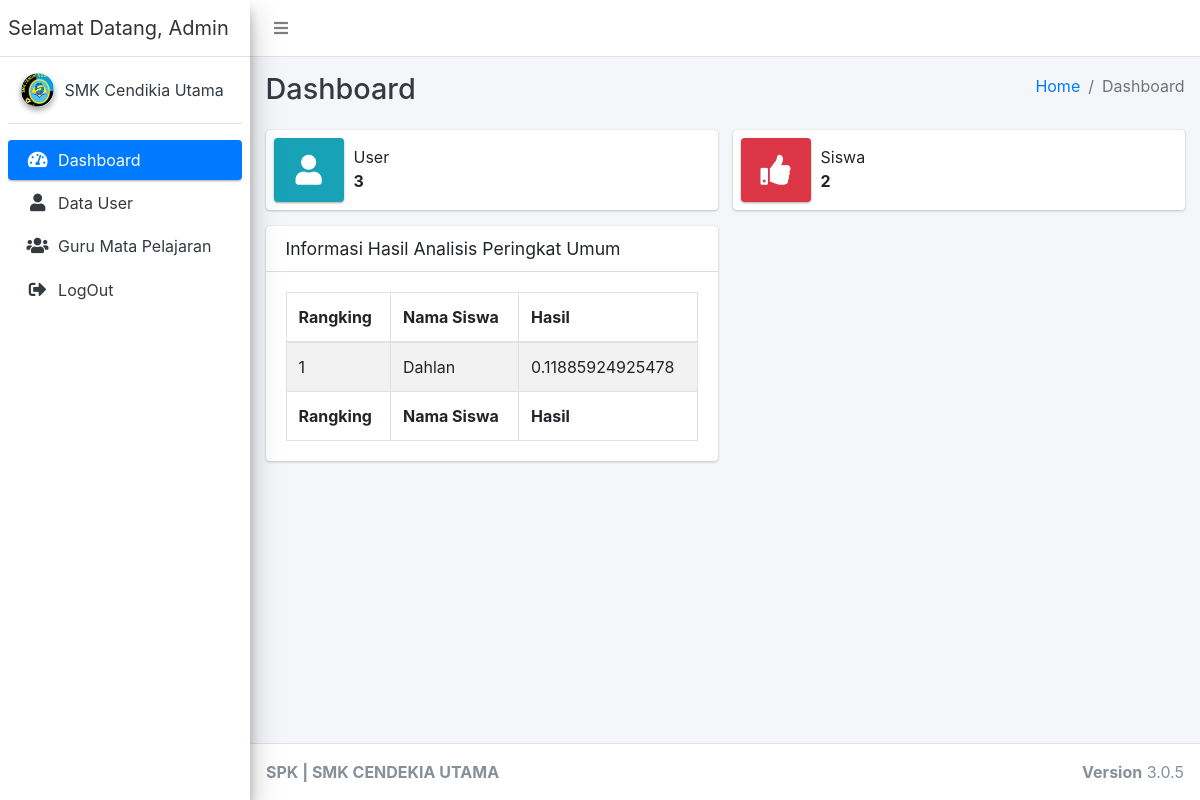
Page /index.php/Admin/cDashboardAdmin (signed in) on the earlier database version.
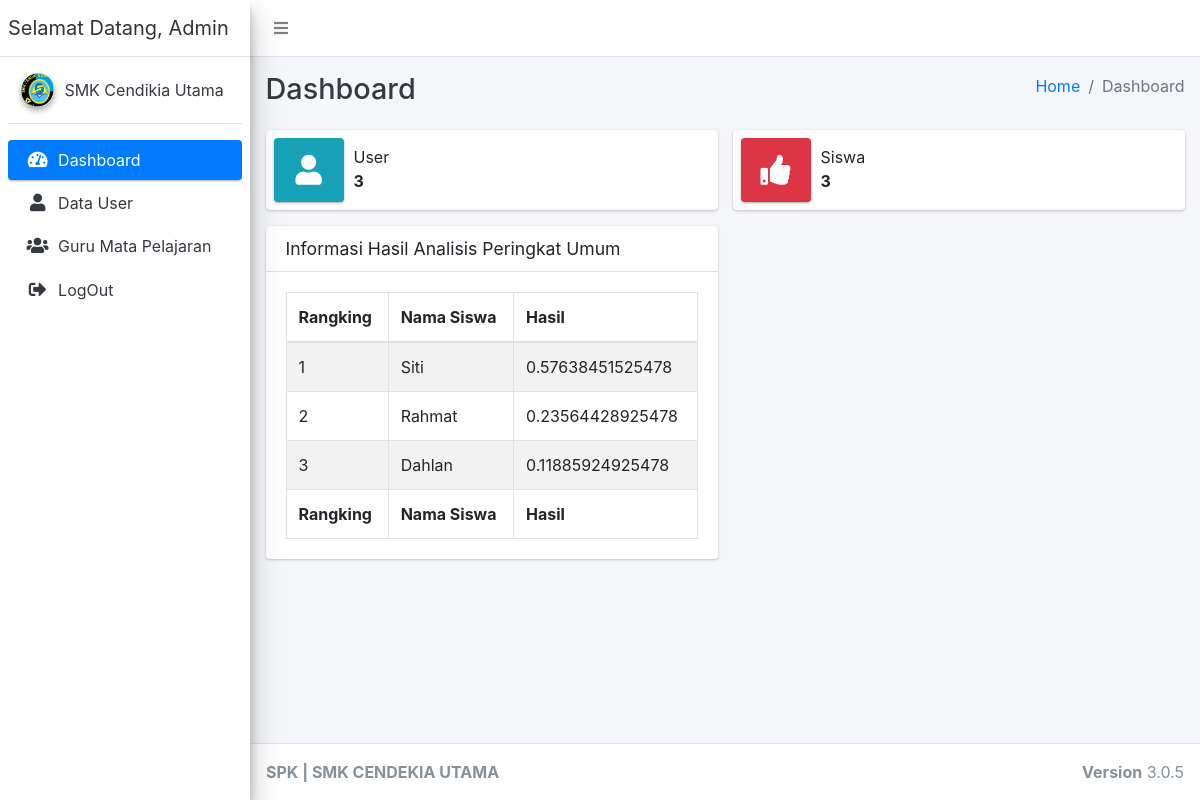
Same page on the later database version.
### tables this page shows
CREATE TABLE `analisis_ahp` (
  `id_ahp` int(11) NOT NULL,
  `id_siswa` int(11) NOT NULL,
  `tgl_proses` varchar(125) NOT NULL,
  `p_kehadiran` float NOT NULL,
  `p_sikap` float NOT NULL,
  `p_raport` float NOT NULL,
  `hasil` varchar(20) NOT NULL,
  `approved` int(11) NOT NULL
);

CREATE TABLE `siswa` (
  `id_siswa` int(11) NOT NULL,
  `id_user` int(11) NOT NULL,
  `nama_siswa` varchar(125) NOT NULL,
  `kelas` varchar(30) NOT NULL,
  `angkatan` int(11) NOT NULL,
  `alamat` text NOT NULL,
  `jk` varchar(20) NOT NULL,
  `nis` varchar(15) NOT NULL,
  `ttl` varchar(30) NOT NULL,
  `status` int(11) NOT NULL
);

### application/controllers/Admin/cDashboardAdmin.php (called while the page is built, shortened)
<?php
class cDashboardAdmin extends CI_Controller
{
	public function __construct()
	{
		$this->load->model('mDashboard');
	}
	public function index()
	{
		$data = array(
			'jml' => $this->mDashboard->jml(),
			'hasil' => $this->mDashboard->hasil()
		);
		$this->load->view('Admin/Layouts/head');
		$this->load->view('Admin/Layouts/navbar');
		$this->load->view('Admin/Layouts/aside');
		$this->load->view('Admin/vdashboardAdmin', $data);
		$this->load->view('Admin/Layouts/footer');
	}
}

### index.php (called while the page is built, shortened)
<?php
require_once BASEPATH.'core/CodeIgniter.php';

### application/models/mDashboard.php (called while the page is built, shortened)
<?php
class mDashboard extends CI_Model
{
	public function jml()
	{
		$data['user'] = $this->db->query("SELECT COUNT(id_user) as jml_user FROM `user`")->row();
		$data['siswa'] = $this->db->query("SELECT COUNT(id_siswa) as jml_siswa FROM `siswa`")->row();
		return $data;
	}
	public function hasil()
	{
		return $this->db->query("SELECT * FROM siswa JOIN analisis_ahp ON analisis_ahp.id_siswa=siswa.id_siswa WHERE approved='1' ORDER BY hasil DESC limit 10")->result();
	}
}

### application/views/Admin/vDashboardAdmin.php (the view, shortened to what this page needs)
<div class="content-wrapper">
	<div class="content-header">
		<div class="container-fluid">
			<div class="row mb-2">
				<div class="col-sm-6">
					<h1 class="m-0 text-dark">Dashboard</h1>
				</div>
				<div class="col-sm-6">
					<ol class="breadcrumb float-sm-right">
						<li class="breadcrumb-item"><a href="#">Home</a></li>
						<li class="breadcrumb-item active">Dashboard</li>
					</ol>
				</div>
			</div>
		</div>
	</div>
	<section class="content">
		<div class="container-fluid">
			<div class="row">
				<div class="col-12 col-sm-6 col-md-6">
					<div class="info-box">
						<span class="info-box-icon bg-info elevation-1"><i class="fas fa-user"></i></span>
						<div class="info-box-content">
							<span class="info-box-text">User</span>
							<span class="info-box-number">
								<?= $jml['user']->jml_user ?>
							</span>
						</div>
					</div>
				</div>
				<div class="col-12 col-sm-6 col-md-6">
					<div class="info-box mb-3">
						<span class="info-box-icon bg-danger elevation-1"><i class="fas fa-thumbs-up"></i></span>
						<div class="info-box-content">
							<span class="info-box-text">Siswa</span>
							<span class="info-box-number"> <?= $jml['siswa']->jml_siswa ?></span>
						</div>
					</div>
				</div>
			</div>
			<div class="row">
				<div class="col-md-6">
					<div class="card">
						<div class="card-header">
							<h3 class="card-title">Informasi Hasil Analisis Peringkat Umum</h3>
						</div>
						<div class="card-body">
							<table class="table table-bordered table-striped">
								<thead>
									<tr>
										<th>Rangking</th>
										<th>Nama Siswa</th>
										<th>Hasil</th>
									</tr>
								</thead>
								<tbody>
									<?php
									$no = 1;
									foreach ($hasil as $key => $value) {
									?>
										<tr>
											<td><?= $no++ ?></td>
											<td><?= $value->nama_siswa ?></td>
											<td><?= $value->hasil ?></td>
										</tr>
									<?php
									}
									?>
								</tbody>
								<tfoot>
									<tr>
										<th>Rangking</th>
										<th>Nama Siswa</th>
										<th>Hasil</th>
									</tr>
								</tfoot>
							</table>
						</div>
					</div>
				</div>
			</div>
		</div>
	</section>
</div>

### application/views/Admin/Layouts/head.php (shortened to what this page needs)
<!DOCTYPE html>
<html lang="en">
<head>
  <link rel="stylesheet" href="<?= base_url('asset/AdminLTE/') ?>plugins/fontawesome-free/css/all.min.css">
  <link rel="stylesheet" href="https://code.ionicframework.com/ionicons/2.0.1/css/ionicons.min.css">
  <link rel="stylesheet" href="<?= base_url('asset/AdminLTE/') ?>plugins/daterangepicker/daterangepicker.css">
  <link rel="stylesheet" href="<?= base_url('asset/AdminLTE/') ?>plugins/icheck-bootstrap/icheck-bootstrap.min.css">
  <link rel="stylesheet" href="<?= base_url('asset/AdminLTE/') ?>plugins/bootstrap-colorpicker/css/bootstrap-colorpicker.min.css">
  <link rel="stylesheet" href="<?= base_url('asset/AdminLTE/') ?>plugins/tempusdominus-bootstrap-4/css/tempusdominus-bootstrap-4.min.css">
  <link rel="stylesheet" href="<?= base_url('asset/AdminLTE/') ?>plugins/select2/css/select2.min.css">
  <link rel="stylesheet" href="<?= base_url('asset/AdminLTE/') ?>plugins/select2-bootstrap4-theme/select2-bootstrap4.min.css">
  <link rel="stylesheet" href="<?= base_url('asset/AdminLTE/') ?>plugins/bootstrap4-duallistbox/bootstrap-duallistbox.min.css">
  <link rel="stylesheet" href="<?= base_url('asset/AdminLTE/') ?>dist/css/adminlte.min.css">
  <link rel="stylesheet" href="<?= base_url('asset/AdminLTE/') ?>plugins/datatables-bs4/css/dataTables.bootstrap4.min.css">
  <link rel="stylesheet" href="<?= base_url('asset/AdminLTE/') ?>plugins/datatables-responsive/css/responsive.bootstrap4.min.css">
  <link rel="stylesheet" href="<?= base_url('asset/AdminLTE/') ?>plugins/summernote/summernote-bs4.css">
</head>

### application/views/Admin/Layouts/navbar.php
<body class="hold-transition sidebar-mini layout-fixed layout-navbar-fixed layout-footer-fixed">
  <div class="wrapper">
    <nav class="main-header navbar navbar-expand navbar-white navbar-light">
      <ul class="navbar-nav">
        <li class="nav-item">
          <a class="nav-link" data-widget="pushmenu" href="#" role="button"><i class="fas fa-bars"></i></a>
        </li>
      </ul>
    </nav>

### application/views/Admin/Layouts/aside.php
<aside class="main-sidebar sidebar-light-primary elevation-4">
	<a href="#" class="brand-link">
		<span class="brand-text font-weight-dark text-center"> Selamat Datang, Admin</span>
	</a>
	<div class="sidebar">
		<div class="user-panel mt-3 pb-3 mb-3 d-flex">
			<div class="image">
				<img src="<?= base_url('asset/logo_smk.png') ?>" class="img-circle elevation-2" alt="User Image">
			</div>
			<div class="info">
				<a href="#" class="d-block">SMK Cendikia Utama</a>
			</div>
		</div>
		<nav class="mt-2">
			<ul class="nav nav-pills nav-sidebar flex-column" data-widget="treeview" role="menu" data-accordion="false">
				<li class="nav-item">
					<a href="<?= base_url('Admin/cDashboardAdmin') ?>" class="nav-link <?php if ($this->uri->segment(1) == 'Admin' && $this->uri->segment(2) == 'cDashboardAdmin') {
																							echo 'active';
																						}  ?>">
						<i class="nav-icon fas fa-tachometer-alt"></i>
						<p>
							Dashboard
						</p>
					</a>
				</li>
				<li class="nav-item">
					<a href="<?= base_url('Admin/cUser') ?>" class="nav-link <?php if ($this->uri->segment(1) == 'Admin' && $this->uri->segment(2) == 'cUser') {
																					echo 'active';
																				}  ?>">
						<i class="nav-icon fas fa-user"></i>
						<p>
							Data User
						</p>
					</a>
				</li>
				<li class="nav-item">
					<a href="<?= base_url('Admin/cGuruMapel') ?>" class="nav-link <?php if ($this->uri->segment(1) == 'Admin' && $this->uri->segment(2) == 'cGuruMapel') {
																						echo 'active';
																					}  ?>">
						<i class="nav-icon fas fa-users"></i>
						<p>
							Guru Mata Pelajaran
						</p>
					</a>
				</li>
				<li class="nav-item">
					<a href="<?= base_url('clogin/logout') ?>" class="nav-link">
						<i class="nav-icon fas fa-sign-out-alt"></i>
						<p>
							LogOut
						</p>
					</a>
				</li>
			</ul>
		</nav>
	</div>
</aside>

### application/views/Admin/Layouts/footer.php (shortened to what this page needs)
<footer class="main-footer">
	<strong>SPK | SMK CENDEKIA UTAMA</strong>
	<div class="float-right d-none d-sm-inline-block">
		<b>Version</b> 3.0.5
	</div>
</footer>
</div>
</body>
</html>

Differences in the rows shown:
now on this page (row edited): analisis_ahp: id_siswa.nama_siswa "Siti", hasil "0.57638451525478"
added analisis_ahp: id_siswa.nama_siswa "Rahmat", hasil "0.23564428925478"
Other differences:
$jml['siswa']->jml_siswa: "2" → "3"
